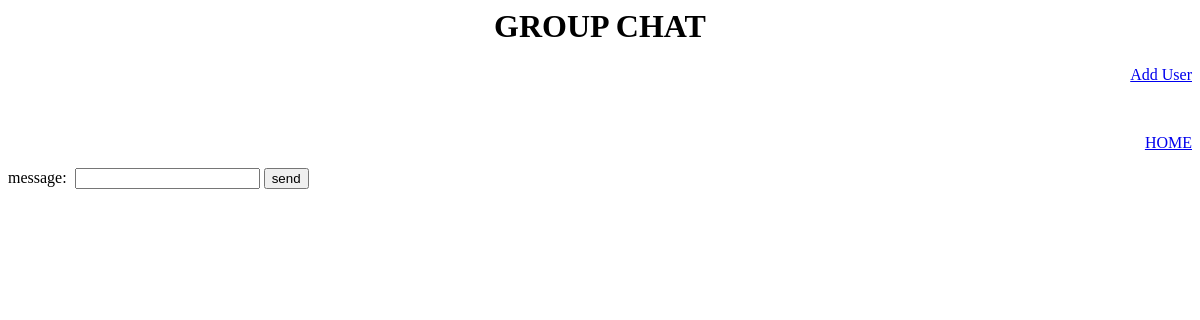
Page /chats/2/see/ on the earlier database version.
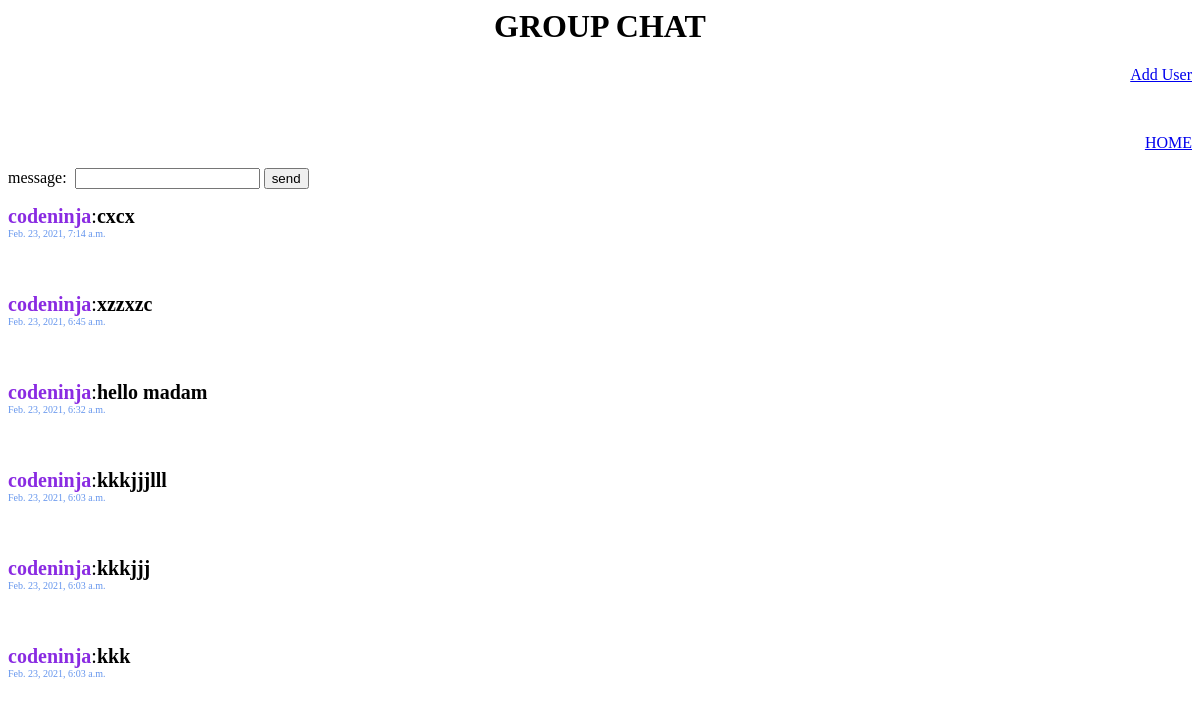
Same page on the later database version.
### chats/models.py (models this page shows)
class gchat(models.Model):
    chattxt=models.CharField(max_length=1000)
    writer=models.ForeignKey(User,on_delete=models.CASCADE,default=1)
    time=models.DateTimeField(default=timezone.now)
    groups=models.ForeignKey(wpgc,on_delete=models.CASCADE)

### chats/views.py (the view)
# urls.py: path('<key>/see/',views.see,name='see'),
def see(request,key):
    print(type(key))
    if request.method=='POST':
        t=txtform(request.POST)
        if t.is_valid():
            j=t.save(commit=False)
            t.writer=request.user
            print('b')
            a=wpgc.objects.get(id=key)
            l=t.save(commit=False)
            l.groups=a
            b=[]
            print(l.groups.id)
            l.save()
            print(key)
            print(a)
            print(l.groups)
            f=gchat.objects.order_by('time')
            for i in f:
                if str(i.groups.id)==key:
                    b.append(i)
            b.reverse()
            return render(request,'view2.html',{'f':f,'t':t,'g':key,'b':b})
    else:
        t=txtform()
        f=gchat.objects.order_by('time')
        print('b')
        b=[]
        for i in f:
            if str(i.groups.id)==key:
                b.append(i)
        b.reverse()
        return render(request,'view2.html',{'t':t,'f':f,'g':key,'b':b})

### chats/forms.py
class txtform(forms.ModelForm):
    class Meta:
        model=gchat
        fields=('chattxt',)

### chats/templates/view2.html (shortened to what this page needs)
<h1 align="center">GROUP CHAT</h1>
<p align="right"><a href="{% url 'adduser' g %}">Add User</a></p>
<p align="right"><a href="{% url 'mainv' %}" >HOME</a></p>
<form action="{% url 'see' g %}" method="POST" enctype="multipart/form-data">
    <label>message:&nbsp;</label>
    {{ t.chattxt }}
    <input type="submit" value="send">
</form>
<p>
    {% for i in b %}
            <div class="a"><b style="color: blueviolet;">{{i.writer}}</b>:<b>{{i.chattxt}}</b>&nbsp;&nbsp;&nbsp;&nbsp;&nbsp;</div>
            <div class="new">{{i.time}}</div>
            <br><br><br>
    {% endfor %}
</p>

### chats/templates/view2.html (style rules this page uses)
div.new { font-size: 10px; color: cornflowerblue; }
div.a { font-size: 20px; }

Differences in the rows shown:
added gchat: writer "codeninja", chattxt "cxcx", time "Feb. 23, 2021, 7:14 a.m."
added gchat: writer "codeninja", chattxt "xzzxzc", time "Feb. 23, 2021, 6:45 a.m."
added gchat: writer "codeninja", chattxt "hello madam", time "Feb. 23, 2021, 6:32 a.m."
added gchat: writer "codeninja", chattxt "kkkjjjlll", time "Feb. 23, 2021, 6:03 a.m."
added gchat: writer "codeninja", chattxt "kkkjjj", time "Feb. 23, 2021, 6:03 a.m."
added gchat: writer "codeninja", chattxt "kkk", time "Feb. 23, 2021, 6:03 a.m."
